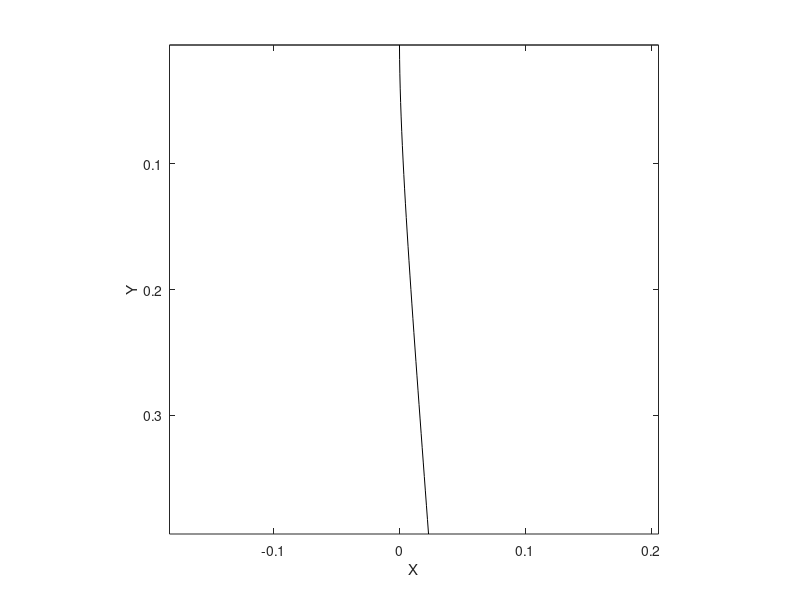

Write the MATLAB code that produced this figure. (Note: this script raises an error after producing the figure.)
%Developed by: Shahrzad Tabatabaei, Concordia University, Mechanical, Industrial & Aerospace Engineering, Montreal, Canada
%Last modified: May 12, 2021
%This code solves for the static shape of a flexible cylinder in contact with axial flow
%The cylinder may have a imperfect upstream support and initial inclination with respect to the oncoing flow
%The solution is obtained via a central finite difference method


clc;
clear;
close all;


%%%%%%%%%%%%%%%%%%%   System parameters   %%%%%%%%%%%%%%%%%%%
L = 0.4 ;    %length of the beam
gamma = 17.6 ; %dimensionless gravitational parameter
f = 0.8 ; %end-piece shape factor 1
cb = 0.1 ; %end-piece form drag coefficient
khi_e = 0.00792 ; %end-piece shape factor 2
khi_e_bar = 0.01056 ; %end-piece shape factor 3
epsil = 25.3; %slenderness ratio
cn = 0.001; %normal frictional drag coefficient
ct = 0.0125; %tangential frictional drag coefficient
epsilon_cn = epsil * cn ; 
epsilon_ct = epsil * ct ;
xi = 1.22 ; %confinment factor 1
h = 0.455 ; %confinment factor 2
theta0 = ( 5 * pi ) / 180 ; %initial inclination angle, rad
k0 = 10 ^ 10 ; %dimensionless translational spring constant
k0_star = 10 ^ 10 ; %dimensionless rotational spring constant

%%%%%%%%%%%%%%%%%%%   Varying parameters   %%%%%%%%%%%%%%%%%%%
N = 35 ;     %number of elements used in the FDM solution
u = 0.001 : 0.01 : 2.97 ;    %nondimensional flow velocity

%%%%%%%%%%%%%%%%%%%   Variables   %%%%%%%%%%%%%%%%%%%

d = zeros ( N , 1 ) ;
AAmatrix = zeros ( N+4, N+4 ) ;
BBmatrix = zeros (N+4,1) ;
x = zeros (N,1);
c1 = zeros( N , 1 ) ;
c2 = zeros( N , 1 ) ;
c3 = zeros( N , 1 ) ;
displacement = zeros ( 10 , N ) ;

%%%%%%%%%%%%%  discretization along the length  %%%%%%%%%%%%%  

for r = 1 : N
        
        x ( r , 1 ) = ( L / ( 2 * N ) ) + ( r - 1 ) * ( L / N ) ;
        
end
 
zeta = x / L ;

%%%%%%%%%%%%%%%%%%%%%%%%%%%%%%%%%%%%%%%%%%%%%%%%%%%%%%%%    

average_theta_s = zeros ( 1 , length ( u ) ) ;
Slope_of_the_line = zeros ( 1 , length ( u ) ) ;
Slope_of_the_line_in_degrees = zeros ( 1 , length ( u ) ) ;
Slope = zeros ( length ( u ) , N ) ;
theta_s_of_tip = zeros ( length ( u ) ) ;

for mn = 1 : length ( u )
  
          a = ( gamma * ( cos(theta0) ) ) + ( 0.5 * epsilon_ct * ( ( u ( mn ) ) ^ 2 ) * h ) + ( 0.5 * epsilon_cn * ( ( u ( mn ) ) ^ 2 ) ) ;
    
    
    for ii = 1 : N 
        
        d ( ii , 1 ) = - ( gamma * ( cos(theta0) ) * ( 1 - ( 1 / ( 2 * N ) ) - ( ( 1 * ( ii - 1 ) ) / N ) ) ) - ( 0.5 * epsilon_ct * ( ( u ( mn ) ) ^ 2 ) * ( 1 - ( 1 / ( 2 * N ) ) - ( ( 1 * ( ii - 1 ) ) / N ) ) ) ...
            + ( xi * ( ( u ( mn ) ) ^ 2 ) * ( ( cos(theta0) ) ^ 2 ) ) -( gamma * ( cos(theta0) ) * khi_e ) - ( 0.5 * cb * ( ( u ( mn ) ) ^ 2 ) )...
            - ( 0.5 * epsilon_ct * ( ( u ( mn ) ) ^ 2 ) * khi_e * h ) - ( 0.5 * epsilon_ct * ( ( u ( mn ) ) ^ 2 ) * h * ( 1 - ( 1 / ( 2 * N ) ) - ( ( 1 * ( ii - 1 ) ) / N ) ) ) - ( 0.5 * epsilon_ct * ( ( u ( mn ) ) ^ 2 ) * khi_e_bar ) ;
       
    end
    
   e = - ( gamma * ( sin(theta0) ) )  - ( 0.5 * epsilon_cn * ( ( u ( mn ) ) ^ 2 ) * ( ( sin(theta0) ) / ( cos(theta0) ) ) )  ;
       
    for j = 1 : N
    
       c1 (j,1) =  ( a / ( 2 * ( N  ^ 3 ) ) ) - 4 + ( d(j,1) / ( N ^ 2 ) ) ;
       c2 (j,1) =  6 - ( ( 2 * d(j,1) ) / ( N ^ 2 ) ) ;
       c3 (j,1) =  - ( ( a / ( 2 * ( N ^ 3 ) ) ) + 4 - ( ( d(j,1) ) / ( N ^ 2 ) ) ) ;
    
    end
    
    c4 =  - ( e / ( N ^ 4 ) ) ;
   
      
    dprime = 3 - ( k0 / ( 2 * ( N ^ 3 ) ) ) + ( 1 / ( N ^ 2 ) ) * ( gamma * ( cos(theta0) ) + 0.5 * epsilon_ct * ( ( u ( mn ) ) ^ 2 ) * ( 1 + khi_e_bar ) ...
             + gamma * ( cos(theta0) ) * khi_e + 0.5 * epsilon_ct * ( ( u ( mn ) ) ^ 2 ) * khi_e * h + 0.5 * epsilon_ct * ( ( u ( mn ) ) ^ 2 ) * h ...
             + 0.5 * cb * ( ( u ( mn ) ) ^ 2 ) ) ;
       
          
    eprime = 3 + ( k0 / ( 2 * ( N ^ 3 ) ) ) + ( 1 / ( N ^ 2 ) ) * ( gamma * ( cos(theta0) ) + 0.5 * epsilon_ct * ( ( u ( mn ) ) ^ 2 ) * ( 1 + khi_e_bar ) ...
             + gamma * ( cos(theta0) ) * khi_e + 0.5 * epsilon_ct * ( ( u ( mn ) ) ^ 2 ) * khi_e * h + 0.5 * epsilon_ct * ( ( u ( mn ) ) ^ 2 ) * h ...
             + 0.5 * cb * ( ( u ( mn ) ) ^ 2 ) ) ;
       
       
    bprime = ( ( f * xi * ( ( u ( mn ) ) ^ 2 ) * ( cos( 2 * theta0) ) ) / ( N ^ 2 ) ) ...
           - ( ( epsilon_cn * ( ( u ( mn ) ) ^ 2 ) * khi_e_bar ) / ( 2 * ( N ^ 2 ) ) ) ...
           - ( ( epsilon_ct * ( ( u ( mn ) ) ^ 2 ) * khi_e * h ) / ( 2 * ( N ^ 2 ) ) ) ...
           - ( ( gamma * ( cos(theta0) ) * khi_e ) / ( N ^ 2 ) ) ;
       
       
       cprime = ( ( gamma * ( sin (theta0) ) * khi_e ) / ( N ^ 3 ) ) - ( ( f * xi * ( ( u ( mn ) ) ^ 2 ) * ( cos( theta0) ) * ( sin( theta0) ) ) / ( N ^ 3 ) ) ...
           + ( ( epsilon_cn * ( ( u ( mn ) ) ^ 2 ) * khi_e_bar * ( ( sin(theta0) ) / ( cos(theta0) ) ) ) / ( 2 * ( N ^ 3 ) ) ) ;
  
    
    c1prime = - ( 1 + ( ( 2 * k0_star ) / N ) ) ;
    c2prime = - ( 1 - ( ( 2 * k0_star ) / N ) ) ;
    c3prime = - dprime ;
    c4prime =  eprime ;
    c5prime = - ( 3 - bprime ) ;
    c6prime = 3 - bprime ;
    c7prime = - cprime ; 
  
  
    AAmatrix ( 1:2 , 1:4 ) = [ 1 , c2prime , c1prime , 1 ; -1 , c4prime , c3prime , 1 ] ;
    AAmatrix ( 3 , 1 ) = 1 ;
    AAmatrix ( 3 , 2 ) = c3 (1,1) ;
    AAmatrix ( 4 , 2 ) = 1 ;
    AAmatrix ( N+2 , N+3 ) = c1 (N,1) ;
    AAmatrix ( N+1 , N+3 ) = 1 ;
    AAmatrix ( N+2 , N+4 ) = 1 ;
    
    
    Amatrix = diag( ones(1,N-2) , 2 ) + diag( ones(1,N-2) , -2 );
    
    for p2 = 1 : N
        
        Amatrix ( p2 , p2 ) = c2 ( p2 , 1) ;
        
    end
    
    for pp = 1: N-1
        
         Amatrix ( pp , pp + 1 ) = c1 ( pp , 1) ;
         Amatrix ( pp + 1 , pp ) = c3 ( pp + 1 , 1) ;
         
    end
    

    
    AAmatrix ( 3:N+2 , 3:N+2) = Amatrix ;

    AAmatrix ( N+3:N+4 , N+1:N+4 ) = [ -1 , c6prime , c5prime , 1 ; 1 , -1 , -1 , 1 ] ;
    Bmatrix = c4 * ones (N,1) ;
    BBmatrix ( 3:N+2 , 1 ) = Bmatrix ;
    BBmatrix ( N+3 , 1 ) = c7prime ;
    eta = AAmatrix \ BBmatrix;   % since nondimensional equation is solved, the obtained value is eta
    eta1 = eta ( 3: N + 2 , 1 ) ;  %The first and second rows are eta(-1) and eta(0).
    y = ( eta1 ) * L ;
    
    %%%%%%%%%%%%%%%%%%    Static shape before rotation    %%%%%%%%%%%%%%%%%%
    figure(1)
    displacement(mn,1:N) = y ;
    plot ( displacement(mn,1:N) , x, 'color', [0 0 0])
    ylabel('Y') 
    xlabel('X') 
    axis equal
    view([0 -90])
    
    hold on
    %%%% Theta_s of tip is calculated using a straight line, curvefitted to
    %%%% the 1/3 of the end portion of the beam %%%%%%%
    
    q = round ( ( 2 / 3 ) * N ) ;
    displacement1 ( mn , 1 : N - q + 1 ) = y ( q : N ) ;   
    x1 = x ( q : N ) ;
    x11 = x1' ;
    p_line = polyfit ( x11 , displacement1 ( mn , 1 : N - q + 1 ) , 1 ) ;
    Slope_of_the_line( 1, mn ) = p_line ( 1 ) ;
    Slope_of_the_line_in_degrees ( 1 , mn ) = ( ( atan ( Slope_of_the_line( 1 , mn ) ) ) * 180 ) / pi ;
    function_line = polyval ( p_line , x11 ) ; 
    axis equal
    view([0 -90])
    hold on
    
    ax = gca;
    ax.XDir = 'reverse';
    Slope ( mn , 1 ) = ( eta1 ( 1 , 1 ) ) ./ ( zeta ( 1 , 1 ) ) ;
    
    for w = 1 : N - 1
        Slope ( mn , w + 1 ) = ( eta1 ( w + 1 , 1 ) - eta1 ( w , 1 ) ) / ( zeta ( w+1 , 1 ) - zeta ( w , 1 ) ) ;
    end
    
    %Slope = eta1 ./ zeta ;
    theta_s_of_tip ( mn ) = atan ( Slope ( mn , N ) ) ;
    theta_s_of_tip_in_degrees = theta_s_of_tip * (180/pi) ;
    
    figure (2)
    plot ( u(1,mn), displacement(mn,N)/L,'k.','MarkerSize',10 )
    xlabel('u') 
    ylabel('displacement') 
    set(gca,'xtick', (0:0.25:u(mn)))
    set(gca,'XMinorTick','on')
    hold on
    average_theta_s ( 1 , mn ) = mean ( atan ( Slope( mn , 1 : N ) ) ) ;
    average_theta_s_in_degrees = average_theta_s * (180/pi) ;
end

